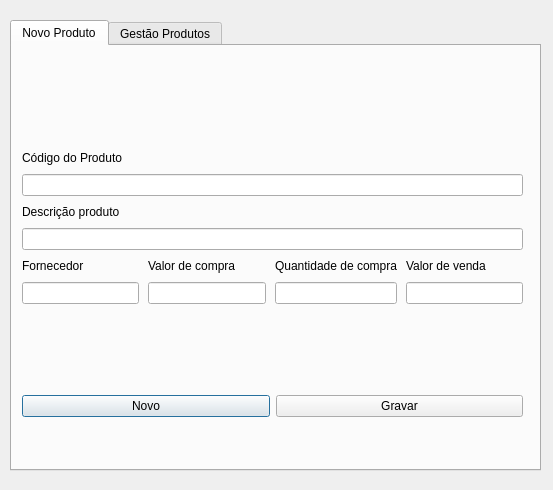
<?xml version="1.0" encoding="UTF-8"?>
<ui version="4.0">
 <class>estoque</class>
 <widget class="QDialog" name="estoque">
  <property name="geometry">
   <rect>
    <x>0</x>
    <y>0</y>
    <width>553</width>
    <height>490</height>
   </rect>
  </property>
  <property name="windowTitle">
   <string>Dialog</string>
  </property>
  <widget class="QTabWidget" name="gestao_produto">
   <property name="geometry">
    <rect>
     <x>10</x>
     <y>20</y>
     <width>531</width>
     <height>451</height>
    </rect>
   </property>
   <property name="currentIndex">
    <number>0</number>
   </property>
   <widget class="QWidget" name="tab_novoproduto">
    <attribute name="title">
     <string>Novo Produto</string>
    </attribute>
    <widget class="QWidget" name="layoutWidget">
     <property name="geometry">
      <rect>
       <x>10</x>
       <y>20</y>
       <width>501</width>
       <height>351</height>
      </rect>
     </property>
     <layout class="QVBoxLayout" name="verticalLayout_9">
      <item>
       <spacer name="verticalSpacer">
        <property name="orientation">
         <enum>Qt::Vertical</enum>
        </property>
        <property name="sizeHint" stdset="0">
         <size>
          <width>20</width>
          <height>40</height>
         </size>
        </property>
       </spacer>
      </item>
      <item>
       <layout class="QVBoxLayout" name="verticalLayout_8">
        <property name="spacing">
         <number>9</number>
        </property>
        <item>
         <layout class="QVBoxLayout" name="verticalLayout_7">
          <item>
           <layout class="QVBoxLayout" name="verticalLayout">
            <item>
             <widget class="QLabel" name="label">
              <property name="text">
               <string>Código do Produto</string>
              </property>
             </widget>
            </item>
            <item>
             <widget class="QLineEdit" name="cod_prod"/>
            </item>
           </layout>
          </item>
          <item>
           <layout class="QVBoxLayout" name="verticalLayout_2">
            <item>
             <widget class="QLabel" name="label_2">
              <property name="text">
               <string>Descrição produto</string>
              </property>
             </widget>
            </item>
            <item>
             <widget class="QLineEdit" name="desc_prod"/>
            </item>
           </layout>
          </item>
         </layout>
        </item>
        <item>
         <layout class="QHBoxLayout" name="horizontalLayout_2">
          <item>
           <layout class="QVBoxLayout" name="verticalLayout_4">
            <item>
             <widget class="QLabel" name="label_4">
              <property name="text">
               <string>Fornecedor</string>
              </property>
             </widget>
            </item>
            <item>
             <widget class="QLineEdit" name="fornecedor"/>
            </item>
           </layout>
          </item>
          <item>
           <layout class="QVBoxLayout" name="verticalLayout_5">
            <item>
             <widget class="QLabel" name="label_5">
              <property name="text">
               <string>Valor de compra</string>
              </property>
             </widget>
            </item>
            <item>
             <widget class="QLineEdit" name="valor_compra"/>
            </item>
           </layout>
          </item>
          <item>
           <layout class="QVBoxLayout" name="verticalLayout_3">
            <item>
             <widget class="QLabel" name="label_3">
              <property name="text">
               <string>Quantidade de compra</string>
              </property>
             </widget>
            </item>
            <item>
             <widget class="QLineEdit" name="qtd_estoque"/>
            </item>
           </layout>
          </item>
          <item>
           <layout class="QVBoxLayout" name="verticalLayout_6">
            <item>
             <widget class="QLabel" name="label_6">
              <property name="text">
               <string>Valor de venda</string>
              </property>
             </widget>
            </item>
            <item>
             <widget class="QLineEdit" name="valor_venda"/>
            </item>
           </layout>
          </item>
         </layout>
        </item>
       </layout>
      </item>
      <item>
       <spacer name="verticalSpacer_2">
        <property name="orientation">
         <enum>Qt::Vertical</enum>
        </property>
        <property name="sizeHint" stdset="0">
         <size>
          <width>20</width>
          <height>40</height>
         </size>
        </property>
       </spacer>
      </item>
      <item>
       <layout class="QHBoxLayout" name="horizontalLayout">
        <item>
         <widget class="QPushButton" name="novo_produto">
          <property name="text">
           <string>Novo</string>
          </property>
         </widget>
        </item>
        <item>
         <widget class="QPushButton" name="gravar">
          <property name="text">
           <string>Gravar</string>
          </property>
         </widget>
        </item>
       </layout>
      </item>
     </layout>
    </widget>
   </widget>
   <widget class="QWidget" name="tab_gestaoprod">
    <attribute name="title">
     <string>Gestão Produtos</string>
    </attribute>
    <widget class="QTableWidget" name="ge_tw_prod">
     <property name="geometry">
      <rect>
       <x>230</x>
       <y>111</y>
       <width>281</width>
       <height>291</height>
      </rect>
     </property>
    </widget>
    <widget class="QGroupBox" name="groupBox">
     <property name="geometry">
      <rect>
       <x>230</x>
       <y>19</y>
       <width>120</width>
       <height>81</height>
      </rect>
     </property>
     <property name="title">
      <string>Filtrar por:</string>
     </property>
     <widget class="QRadioButton" name="ge_btcodigo">
      <property name="geometry">
       <rect>
        <x>10</x>
        <y>30</y>
        <width>82</width>
        <height>17</height>
       </rect>
      </property>
      <property name="text">
       <string>Código </string>
      </property>
      <property name="checked">
       <bool>true</bool>
      </property>
     </widget>
     <widget class="QRadioButton" name="ge_btproduto">
      <property name="geometry">
       <rect>
        <x>10</x>
        <y>50</y>
        <width>82</width>
        <height>17</height>
       </rect>
      </property>
      <property name="text">
       <string>Descrição</string>
      </property>
     </widget>
    </widget>
    <widget class="QWidget" name="layoutWidget">
     <property name="geometry">
      <rect>
       <x>10</x>
       <y>22</y>
       <width>201</width>
       <height>391</height>
      </rect>
     </property>
     <layout class="QVBoxLayout" name="verticalLayout_11">
      <item>
       <layout class="QVBoxLayout" name="verticalLayout_10">
        <item>
         <widget class="QLabel" name="label_7">
          <property name="text">
           <string>Código</string>
          </property>
         </widget>
        </item>
        <item>
         <widget class="QLineEdit" name="ge_codigo"/>
        </item>
        <item>
         <widget class="QLabel" name="label_8">
          <property name="text">
           <string>Produto</string>
          </property>
         </widget>
        </item>
        <item>
         <widget class="QLineEdit" name="ge_produto"/>
        </item>
        <item>
         <widget class="QLabel" name="label_9">
          <property name="text">
           <string>Quantidade</string>
          </property>
         </widget>
        </item>
        <item>
         <widget class="QLineEdit" name="ge_quantidade"/>
        </item>
        <item>
         <widget class="QLabel" name="label_10">
          <property name="text">
           <string>Valor Compra</string>
          </property>
         </widget>
        </item>
        <item>
         <widget class="QLineEdit" name="ge_valorcompra"/>
        </item>
        <item>
         <widget class="QLabel" name="label_11">
          <property name="text">
           <string>Valor Venda</string>
          </property>
         </widget>
        </item>
        <item>
         <widget class="QLineEdit" name="ge_valorvenda"/>
        </item>
        <item>
         <widget class="QLabel" name="label_12">
          <property name="text">
           <string>Fornecedor</string>
          </property>
         </widget>
        </item>
        <item>
         <widget class="QLineEdit" name="ge_fornecedor"/>
        </item>
       </layout>
      </item>
      <item>
       <layout class="QHBoxLayout" name="horizontalLayout_3">
        <item>
         <widget class="QPushButton" name="ge_gravar">
          <property name="text">
           <string>Gravar</string>
          </property>
         </widget>
        </item>
        <item>
         <widget class="QPushButton" name="ge_excluir">
          <property name="text">
           <string>Excluir</string>
          </property>
         </widget>
        </item>
       </layout>
      </item>
     </layout>
    </widget>
    <widget class="QWidget" name="layoutWidget">
     <property name="geometry">
      <rect>
       <x>366</x>
       <y>21</y>
       <width>141</width>
       <height>72</height>
      </rect>
     </property>
     <layout class="QVBoxLayout" name="verticalLayout_13">
      <item>
       <layout class="QVBoxLayout" name="verticalLayout_12">
        <item>
         <widget class="QLabel" name="label_13">
          <property name="text">
           <string>Filtrar</string>
          </property>
         </widget>
        </item>
        <item>
         <widget class="QLineEdit" name="ge_filtrar"/>
        </item>
       </layout>
      </item>
      <item>
       <widget class="QPushButton" name="ge_filtrar_2">
        <property name="text">
         <string>Filtrar</string>
        </property>
       </widget>
      </item>
     </layout>
    </widget>
   </widget>
  </widget>
 </widget>
 <resources/>
 <connections/>
</ui>
